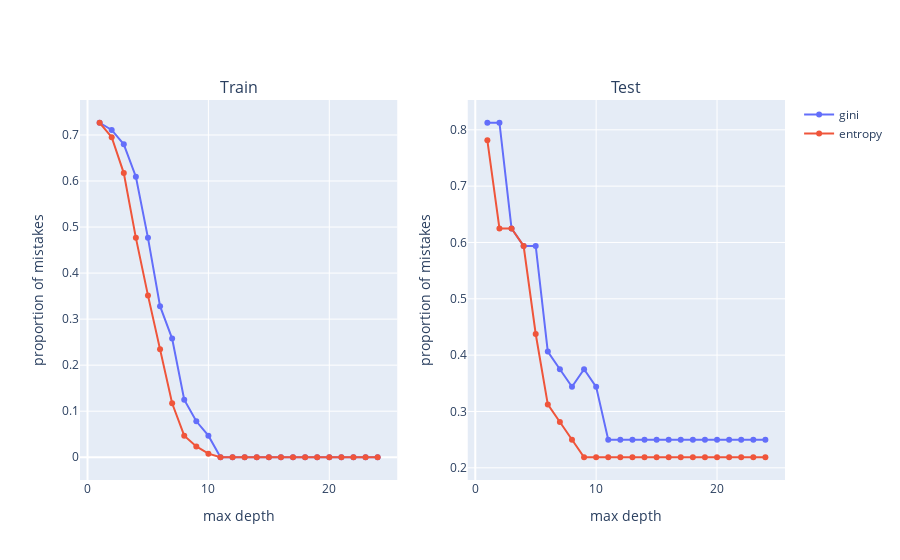

The notebook cell this image was saved under:
### Code cell
# plot of proportions of mistakes

# params
range_depth = np.arange(1, 25)
X, y = data[:, :2], data[:, -1]

# split data
X_train, X_test, y_train, y_test = train_test_split(
    X, y,
    test_size=.2,
    random_state=12365478
)

dict_error = {
    "gini": {"train": [], "test": [], "color": "#636EFA"},
    "entropy": {"train": [], "test": [], "color": "#EF553B"},
}

dict_data = {
    "train": {"X": X_train, "y": y_train},
    "test": {"X": X_test, "y": y_test}
}

for depth in range_depth:
    for impurity_measure in dict_error:
        # init / fit model
        classifier = DecisionTreeClassifier(
            criterion=impurity_measure,
            max_depth=depth,
            random_state=0
        )
        classifier.fit(X_train, y_train)

        for error_type, Xy in dict_data.items():
            y_true = Xy["y"]
            y_predicted = classifier.predict(Xy["X"])

            # compute / store error
            error = 1 - accuracy_score(y_true, y_predicted)
            dict_error[impurity_measure][error_type].append(error)

# plot
fig = make_subplots(
    rows=1, cols=2,
    subplot_titles=["Train", "Test"]
)

for i, error_type in enumerate(["train", "test"]):
    for impurity_measure in ["gini", "entropy"]:
        fig.add_trace(
            go.Scatter(
                x=range_depth,
                y=dict_error[impurity_measure][error_type],
                marker_color=dict_error[impurity_measure]["color"],
                name=impurity_measure,
                mode="lines+markers",
                showlegend=True if i == 0 else False
            ),
            row=1, col=i+1
        )

        fig.update_xaxes(
            title="max depth", 
            row=1, col=i+1
        )

        fig.update_yaxes(
            title="proportion of mistakes", 
            row=1, col=i+1
        )

fig.show()

### Figure 1 — Plotly figure (JSON) as saved in the notebook; plotly's stock layout.template omitted (floating-point values rounded to 4 significant figures)
{"data": [{"marker": {"color": "#636EFA"}, "mode": "lines+markers", "name": "gini", "showlegend": true, "type": "scatter", "x": [1, 2, 3, 4, 5, 6, 7, 8, 9, 10, 11, 12, 13, 14, 15, 16, 17, 18, 19, 20, 21, 22, 23, 24], "xaxis": "x", "y": [0.7266, 0.7109, 0.6797, 0.6094, 0.4766, 0.3281, 0.2578, 0.125, 0.07812, 0.04688, 0, 0, 0, 0, 0, 0, 0, 0, 0, 0, 0, 0, 0, 0], "yaxis": "y"}, {"marker": {"color": "#EF553B"}, "mode": "lines+markers", "name": "entropy", "showlegend": true, "type": "scatter", "x": [1, 2, 3, 4, 5, 6, 7, 8, 9, 10, 11, 12, 13, 14, 15, 16, 17, 18, 19, 20, 21, 22, 23, 24], "xaxis": "x", "y": [0.7266, 0.6953, 0.6172, 0.4766, 0.3516, 0.2344, 0.1172, 0.04688, 0.02344, 0.007812, 0, 0, 0, 0, 0, 0, 0, 0, 0, 0, 0, 0, 0, 0], "yaxis": "y"}, {"marker": {"color": "#636EFA"}, "mode": "lines+markers", "name": "gini", "showlegend": false, "type": "scatter", "x": [1, 2, 3, 4, 5, 6, 7, 8, 9, 10, 11, 12, 13, 14, 15, 16, 17, 18, 19, 20, 21, 22, 23, 24], "xaxis": "x2", "y": [0.8125, 0.8125, 0.625, 0.5938, 0.5938, 0.4062, 0.375, 0.3438, 0.375, 0.3438, 0.25, 0.25, 0.25, 0.25, 0.25, 0.25, 0.25, 0.25, 0.25, 0.25, 0.25, 0.25, 0.25, 0.25], "yaxis": "y2"}, {"marker": {"color": "#EF553B"}, "mode": "lines+markers", "name": "entropy", "showlegend": false, "type": "scatter", "x": [1, 2, 3, 4, 5, 6, 7, 8, 9, 10, 11, 12, 13, 14, 15, 16, 17, 18, 19, 20, 21, 22, 23, 24], "xaxis": "x2", "y": [0.7812, 0.625, 0.625, 0.5938, 0.4375, 0.3125, 0.2812, 0.25, 0.2188, 0.2188, 0.2188, 0.2188, 0.2188, 0.2188, 0.2188, 0.2188, 0.2188, 0.2188, 0.2188, 0.2188, 0.2188, 0.2188, 0.2188, 0.2188], "yaxis": "y2"}], "layout": {"annotations": [{"font": {"size": 16}, "showarrow": false, "text": "Train", "x": 0.225, "xanchor": "center", "xref": "paper", "y": 1, "yanchor": "bottom", "yref": "paper"}, {"font": {"size": 16}, "showarrow": false, "text": "Test", "x": 0.775, "xanchor": "center", "xref": "paper", "y": 1, "yanchor": "bottom", "yref": "paper"}], "xaxis": {"anchor": "y", "domain": [0, 0.45], "title": {"text": "max depth"}}, "xaxis2": {"anchor": "y2", "domain": [0.55, 1], "title": {"text": "max depth"}}, "yaxis": {"anchor": "x", "domain": [0, 1], "title": {"text": "proportion of mistakes"}}, "yaxis2": {"anchor": "x2", "domain": [0, 1], "title": {"text": "proportion of mistakes"}}}}
